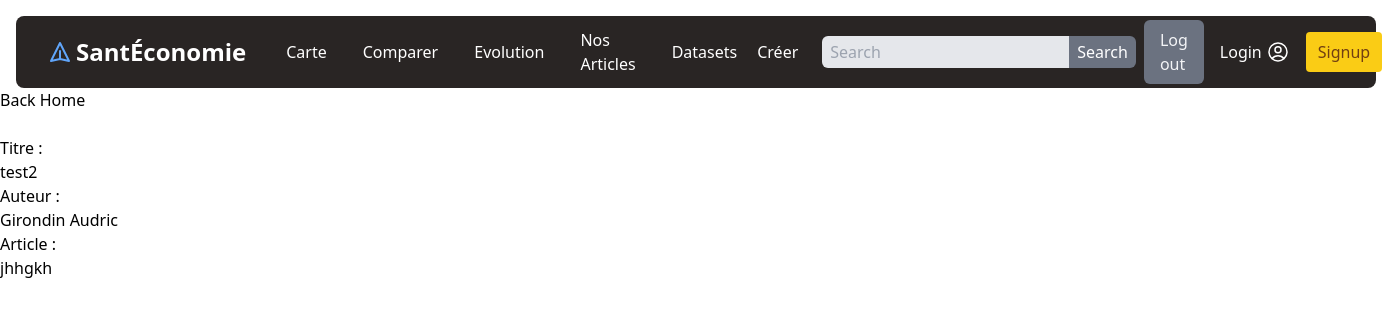
The page /article.php?id_article=2 (signed in) on the database its author committed.
### tables this page shows
CREATE TABLE IF NOT EXISTS `sourcer` (
  `id_article` int(255) NOT NULL AUTO_INCREMENT,
  `id_users` int(255) NOT NULL,
  `auteur` varchar(100) NOT NULL,
  `Pays` varchar(100) NOT NULL,
  `Titre` varchar(100) NOT NULL,
  `article` text NOT NULL,
  `approuve` tinyint(1) NOT NULL,
  PRIMARY KEY (`id_article`),
  KEY `id_users` (`id_users`)
);

### article.php (the view, shortened to what this page needs)
<!DOCTYPE html>
<html lang="en">
<head>
   <link rel="stylesheet" type="text/css" href="site.css" />
   <script src="https://cdn.tailwindcss.com"></script>
</head>
<nav class="bg-stone-800 text-white px-6 rounded-lg mt-4 mx-4">
   <div class="flex items-center justify-between">
      <div class="flex space-x-4">
         <div>
            <a href="index.php" class="flex items-center py-5 px-2  hover:text-gray-900">
               <svg class="h-6 w-6 mr-1 text-blue-400" xmlns="http://www.w3.org/2000/svg" fill="none"
                  viewBox="0 0 24 24" stroke="currentColor">
                  <path stroke-linecap="round" stroke-linejoin="round" stroke-width="2"
                     d="M12 19l9 2-9-18-9 18 9-2zm0 0v-8" />
               </svg>
               <span class="text-2xl font-bold">SantÉconomie</span>
            </a>
         </div>
         <div class="hidden md:flex items-center space-x-1">
               <a href="testmap.php" class="px-4 py-2">Carte</a>
               <a href="comparaison2.php" class="px-4 py-2">Comparer</a>
               <a href="evolutiontest.php" class="px-4 py-2">Evolution</a>
               <a href="nos-article.php" class="px-4 py-2">Nos Articles</a>
               <a href="datasets.php" class="px-4 py-2">Datasets</a>
            <?php
            if (!isset($_SESSION['client'])) {
            } else {
               echo '<a href="create.php" class="mx-2">Créer</a>';
            } ?>
         </div>
      </div>
      <div class="hidden md:flex items-center space-x-1">
         <form class="flex ml-6" method="GET" action="recherche.php">
            <input class="rounded-l-md bg-gray-200 px-2 py-1" name="s" type="search" placeholder="Search">
            <button class="rounded-r-md bg-gray-500 px-2 py-1" type="submit">Search</button>
         </form>
         <?php
         if (!isset($_SESSION['client'])) {
            echo '<a href="sign-in.php" class="ml-6"></a>';
         } else {
            echo '<a href="deconnexion.php" class="ml-6 text-gray-100 bg-gray-500 rounded-md px-4 py-2">Log out</a>';
         }
         ?>
         <a href="" class="flex items-center py-5 px-3">Login
         </a>
         <a href=""
            class="py-2 px-3 bg-yellow-400 hover:bg-yellow-300 text-yellow-900 hover:text-yellow-800 rounded transition duration-300">Signup</a>
      </div>
   </div>
</nav>
<body>
   <a href="index.php" class="btn btn-secondary">Back Home</a>
   <br />
   <br />
   <?php
   $aa = $_GET['id_article'];
   $bdd = getBD();
   if (isset($_SESSION['client']) and $_SESSION['client']['admin'] == "oui") {
      echo "<a type='button' class='btn btn-success' href ='approuve.php?id_article=$aa'>Approuver</a>
      <a type='button' class='btn btn-danger' href='desapprouver.php?id_article=$aa'>Désapprouver</a>";
      $rep = $bdd->query("select * from sourcer where id_article= $aa ");
      while ($ligne = $rep->fetch()) {
         if ($ligne['approuve'] == 0) {
            echo "<p> Approuvée : non</p>";
         } elseif ($ligne['approuve'] == 1) {
            echo "<p> Approuvée : oui </p>";
         }
         echo "Titre : <h2>" . $ligne['Titre'] . "</h2>";
         echo "Auteur : <h3>" . $ligne['auteur'] . "</h3>";
         echo "Article : <p>" . $ligne['article'] . "</p>";
      }
      $rep->closeCursor();
   } else {
      $rep3 = $bdd->query("select * from sourcer where id_article= $aa ");
      while ($ligne = $rep3->fetch()) {
         echo "Titre : <h2>" . $ligne['Titre'] . "</h2>";
         echo "Auteur : <h3>" . $ligne['auteur'] . "</h3>";
         echo "Article : <p>" . $ligne['article'] . "</p>";
      }
   }
   ?>
</body>
</html>

### site.css (style rules this page uses)
html { line-height: 1.5; -webkit-text-size-adjust: 100%; -moz-tab-size: 4; -o-tab-size: 4; tab-size: 4; font-family: ui-sans-serif, system-ui, -apple-system, BlinkMacSystemFont, "Segoe UI", Roboto, "Helvetica Neue", Arial, "Noto Sans", sans-serif, "Apple Color Emoji", "Segoe UI Emoji", "Segoe UI Symbol", "Noto Color Emoji"; font-feature-settings: normal; }
body { margin: 0; line-height: inherit; }
h1, h2, h3, h4, h5, h6 { font-size: inherit; font-weight: inherit; }
a { color: inherit; text-decoration: inherit; }
button, input, optgroup, select, textarea { font-family: inherit; font-size: 100%; font-weight: inherit; line-height: inherit; color: inherit; margin: 0; padding: 0; }
button, select { text-transform: none; }
button, [type='button'], [type='reset'], [type='submit'] { -webkit-appearance: button; background-color: transparent; background-image: none; }
[type='search'] { -webkit-appearance: textfield; outline-offset: -2px; }
blockquote, dl, dd, h1, h2, h3, h4, h5, h6, hr, figure, p, pre { margin: 0; }
input::placeholder, textarea::placeholder { opacity: 1; color: #9ca3af; }
button, [role="button"] { cursor: pointer; }
img, svg, video, canvas, audio, iframe, embed, object { display: block; vertical-align: middle; }
.mx-2 { margin-left: 0.5rem; margin-right: 0.5rem; }
.mx-4 { margin-left: 1rem; margin-right: 1rem; }
.ml-6 { margin-left: 1.5rem; }
.mt-4 { margin-top: 1rem; }
.flex { display: flex; }
.hidden { display: none; }
.items-center { align-items: center; }
.justify-between { justify-content: space-between; }
.rounded { border-radius: 0.25rem; }
.rounded-lg { border-radius: 0.5rem; }
.rounded-md { border-radius: 0.375rem; }
.rounded-l-md { border-top-left-radius: 0.375rem; border-bottom-left-radius: 0.375rem; }
.rounded-r-md { border-top-right-radius: 0.375rem; border-bottom-right-radius: 0.375rem; }
.bg-gray-200 { --tw-bg-opacity: 1; background-color: rgb(229 231 235 / var(--tw-bg-opacity)); }
.bg-gray-500 { --tw-bg-opacity: 1; background-color: rgb(107 114 128 / var(--tw-bg-opacity)); }
.px-4 { padding-left: 1rem; padding-right: 1rem; }
.px-6 { padding-left: 1.5rem; padding-right: 1.5rem; }
.py-2 { padding-top: 0.5rem; padding-bottom: 0.5rem; }
.text-2xl { font-size: 1.5rem; line-height: 2rem; }
.font-bold { font-weight: 700; }
.text-gray-100 { --tw-text-opacity: 1; color: rgb(243 244 246 / var(--tw-text-opacity)); }
.text-white { --tw-text-opacity: 1; color: rgb(255 255 255 / var(--tw-text-opacity)); }
.transition { transition-property: color, background-color, border-color, text-decoration-color, fill, stroke, opacity, box-shadow, transform, filter, -webkit-backdrop-filter; transition-property: color, background-color, border-color, text-decoration-color, fill, stroke, opacity, box-shadow, transform, filter, backdrop-filter; transition-property: color, background-color, border-color, text-decoration-color, fill, stroke, opacity, box-shadow, transform, filter, backdrop-filter, -webkit-backdrop-filter; transition-timing-function: cubic-bezier(0.4, 0, 0.2, 1); transition-duration: 150ms; }
@media (min-width: 768px) { .md\:flex { display: flex; } }

### rows shown on the page
sourcer: Titre "test2", auteur "Girondin Audric", article "jhhgkh"
